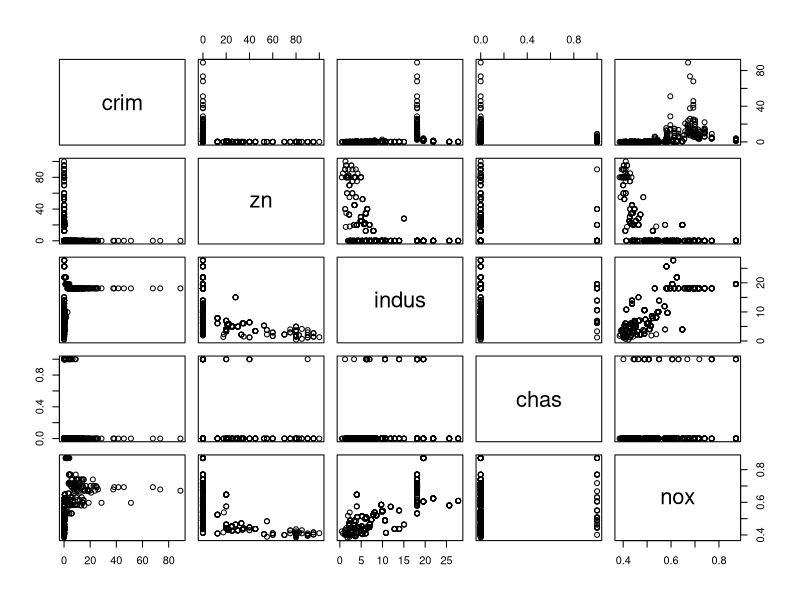
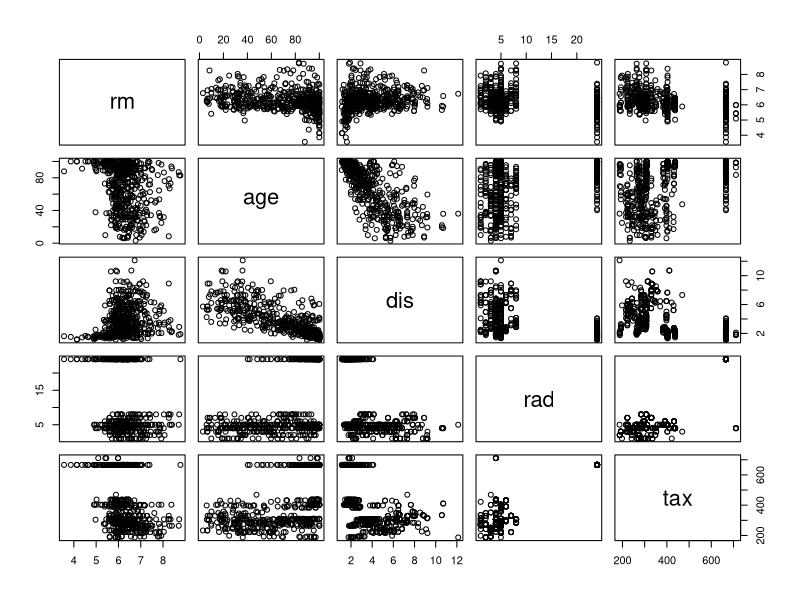
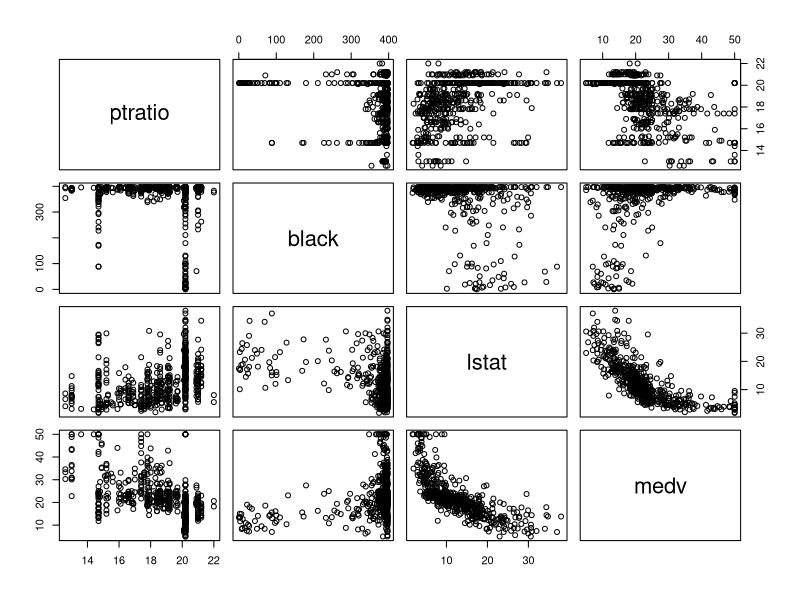
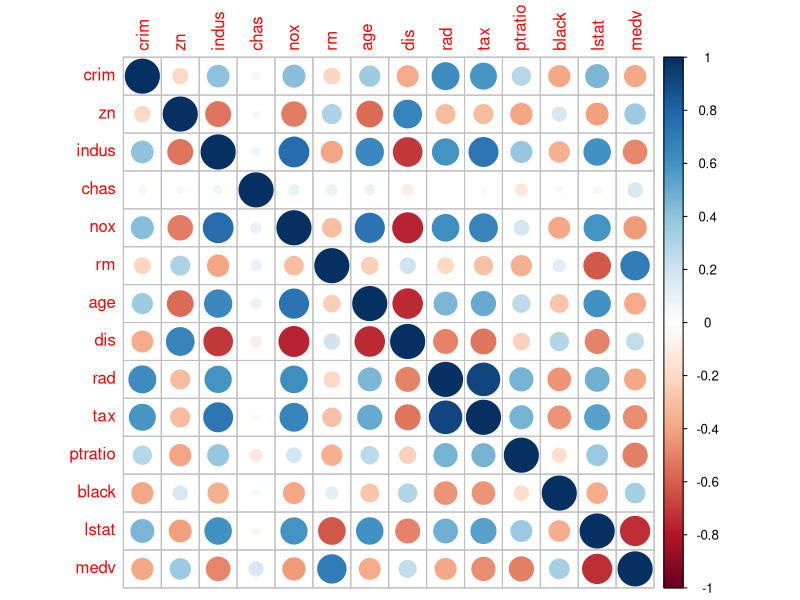
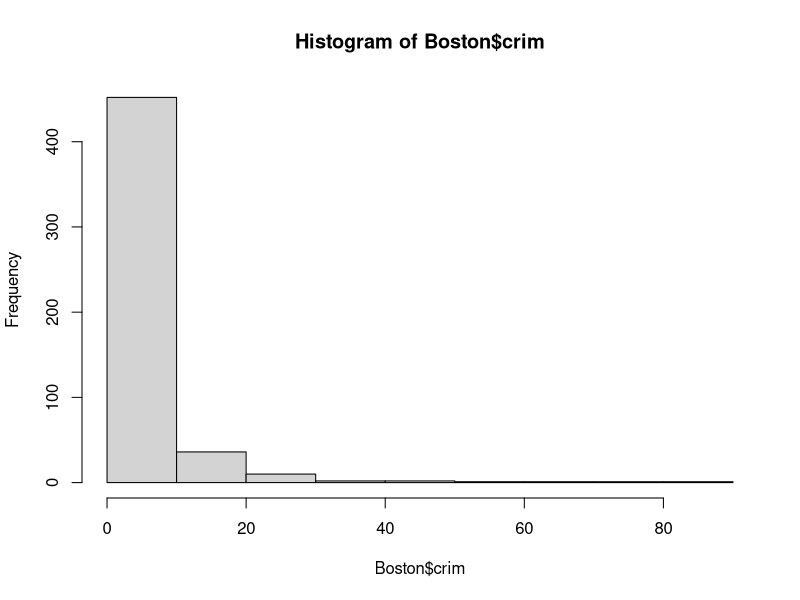
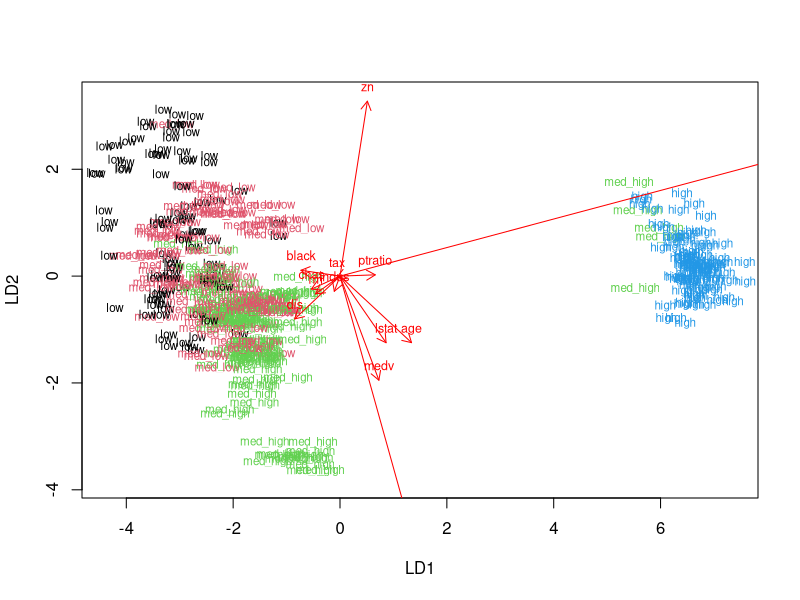
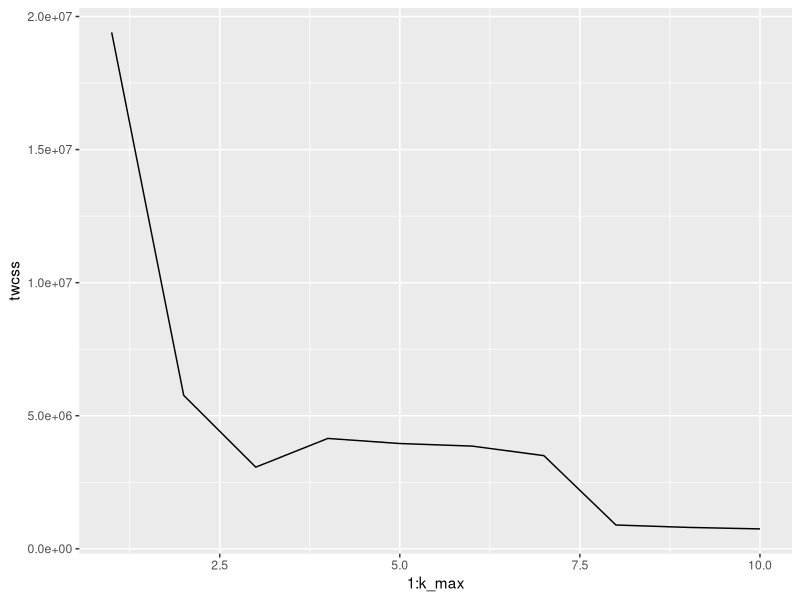
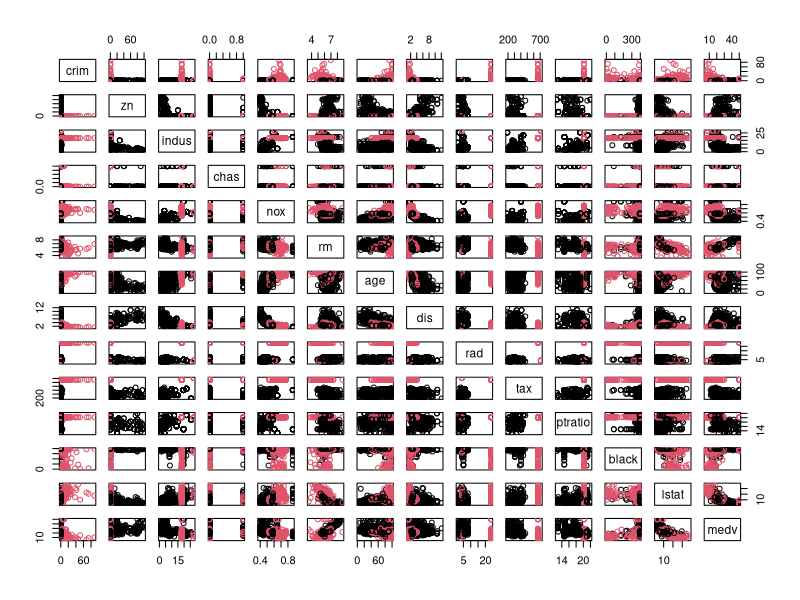

The R script that drew these images, in order:
## ---- chunk 1
date()
## ---- chunk 2

library(tidyverse)
library(MASS)
library(corrplot)
library(ggplot2)

## ---- chunk 3

#load the data
data("Boston")

#Check the dimensions and structure of the data
str(Boston)
dim(Boston)

#brief summary of the variables in the data
summary(Boston)

## ---- chunk 4

#Graphical overview of the data
pairs(Boston[1:5])
pairs(Boston[6:10])
pairs(Boston[11:14])

## ---- chunk 5

#correlations between different variables

#create the matrix
cor_matrix <- cor(Boston) 

#print out the numbers in the matrix
cor_matrix

#print out the visualization
corrplot(cor_matrix, method="circle")


## ---- chunk 6
#distribution of the crim variable in the original data
hist(Boston$crim)

## ---- chunk 7
#standardize and scale the variables using scale -function
boston_scaled <- scale(Boston)

#see how the new variables look
summary(boston_scaled)

# change the object to data frame for later use
boston_scaled <- as.data.frame(boston_scaled)

## ---- chunk 8

#create vector for bins
bins <- quantile(boston_scaled$crim)
bins

#new variable that includes the different bins for crime
crime <- cut(boston_scaled$crim, breaks = bins, include.lowest = TRUE, label= c("low", "med_low", "med_high", "high"))

#How many values are in each bin
table(crime)

#remove original crim from the dataset
boston_scaled <- dplyr::select(boston_scaled, -crim)

#add the new variable in the data set
boston_scaled <- data.frame(boston_scaled, crime)

## ---- chunk 9

# safe the number of rows in the data
n <- nrow(boston_scaled)

# choose randomly 80% of the rows
ind <- sample(n,  size = n * 0.8)

# create train set from those 80%
train <- boston_scaled[ind,]

# create test set from the rest 20%
test <- boston_scaled[-ind,]


## ---- chunk 10

# Safe the analysis in the new variable
lda.fit <- lda(crime~., data = train)

#"Summary" of the analysis
lda.fit

# the function for lda biplot arrows
lda.arrows <- function(x, myscale = 1, arrow_heads = 0.1, color = "red", tex = 0.75, choices = c(1,2)){
  heads <- coef(x)
  graphics::arrows(x0 = 0, y0 = 0, 
         x1 = myscale * heads[,choices[1]], 
         y1 = myscale * heads[,choices[2]], col=color, length = arrow_heads)
  text(myscale * heads[,choices], labels = row.names(heads), 
       cex = tex, col=color, pos=3)
}

# target classes as numeric
classes <- as.numeric(train$crime)

# Plot the results and wanted arrows
plot(lda.fit, dimen = 2, col = classes, pch = classes)
lda.arrows(lda.fit, myscale = 5)

## ---- chunk 11

#Safe the crime categories from the test set
correct_classes <- test$crime

# remove crime from test set
test <- dplyr::select(test, -crime)


## ---- chunk 12
# predict classes with test aka the 20% of the original data
lda.pred <- predict(lda.fit, newdata = test)

# cross tabulate the results
table(correct = correct_classes, predicted = lda.pred$class)

## ---- chunk 13
#reload the data
library(MASS)
data("Boston")

#Scale the data set
Boston_standard <- scale(Boston)

#Look how the scaled data looks
summary(Boston_standard)

#calculate the distances
dist_boston <- dist(Boston_standard)

# look at the summary of the distances
summary(dist_boston)


## ---- chunk 14

# k-means clustering


set.seed(123)

# determine the number of clusters
k_max <- 10

# calculate the total within sum of squares
twcss <- sapply(1:k_max, function(k){kmeans(Boston, k)$tot.withinss})

# visualize the results to see the best number of clusters
qplot(x = 1:k_max, y = twcss, geom = 'line')

## ---- chunk 15
# k-means clustering with best number of clusters
km <- kmeans(Boston, centers = 2)

# plot the Boston data set with clusters
pairs(Boston, col = km$cluster)
pairs(Boston[1:5], col = km$cluster)
pairs(Boston[6:10], col = km$cluster)
pairs(Boston[11:14], col = km$cluster)
